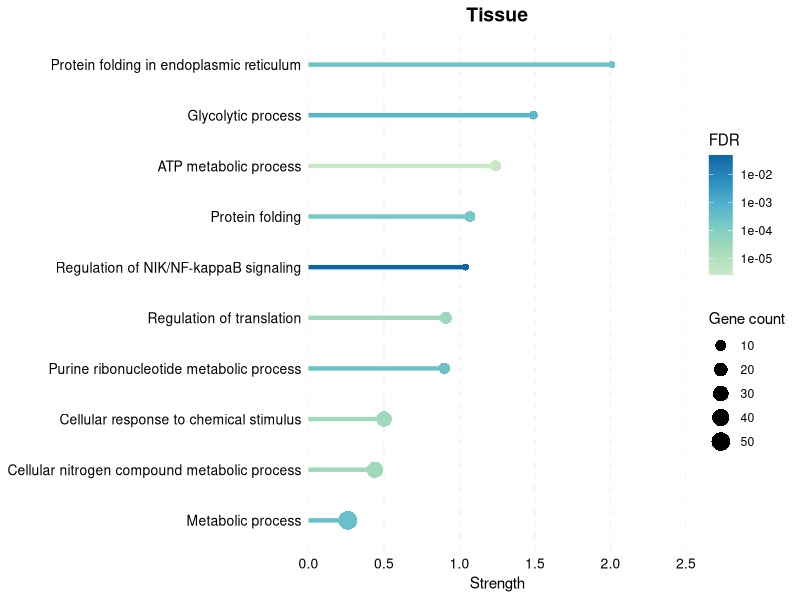

This figure's R source:
### install.packages("ggplot2")
##-----------------------------------------------
library(ggplot2)

df <- data.frame(
  term_description = c(
    "Protein folding in endoplasmic reticulum",
    "Glycolytic process",
    "ATP metabolic process",
    "Protein folding",
    "Regulation of NIK/NF-kappaB signaling",
    "Regulation of translation",
    "Purine ribonucleotide metabolic process",
    "Cellular response to chemical stimulus",
    "Cellular nitrogen compound metabolic process",
    "Metabolic process"
  ),
  size = c(4, 5, 10, 9, 4, 13, 11, 29, 34, 51),
  strength = c(1.99, 1.47, 1.22, 1.05, 1.02, 0.89, 0.88, 0.48, 0.42, 0.24),
  FDR = c(0.00026, 0.00064, 2.64e-06, 0.00018, 0.0489, 2.68e-05, 0.00026, 2.78e-05, 2.68e-05, 0.00031)
)
p <- ggplot(df, aes(x = strength, y = reorder(term_description, strength))) +
  geom_segment(
    aes(xend = 0, yend = term_description, color = FDR), 
    size = 1.5, lineend = "round"
  ) +
  geom_point(aes(size = size, color = FDR), 
             shape = 16,  # Set shape as solid circle
             position = position_nudge(x = 0.02)) +  ## Move right slightly to avoid overlapping with the bar
  scale_color_gradientn(
    colours = c("#C8E9C5", "#A6DCB9", "#7BCCC4", "#4EB0CD", "#2A8CBE", "#0D67A7"),
    name = "FDR", 
    trans = "log10"  ## Logarithmic transformation
  ) +
  
  scale_size_continuous(
    name = "Gene count", 
    range = c(2, 6) 
  ) +
  
  scale_x_continuous(
    limits = c(0, 2.5), 
    breaks = seq(0, 2.5, 0.5),  ## Sets the interval of x axis
    expand = c(0, 0)  
  ) +
  
  theme_minimal() +
  theme(
    axis.text.y = element_text(size = 10, color = "black", hjust = 1),
    axis.text.x = element_text(size = 10, color = "black"),
    plot.title = element_text(hjust = 0.5, size = 14, face = "bold"),
    legend.position = "right",
    legend.box = "vertical",
    legend.spacing = unit(0.5, "cm"),
    panel.grid.major.y = element_blank(),
    panel.grid.major.x = element_line(color = "gray95", linetype = "dashed"),
    panel.grid.minor = element_blank()
  ) +
  labs(
    x = "Strength", 
    y = NULL,
    title = "Tissue"
  )
print(p)
